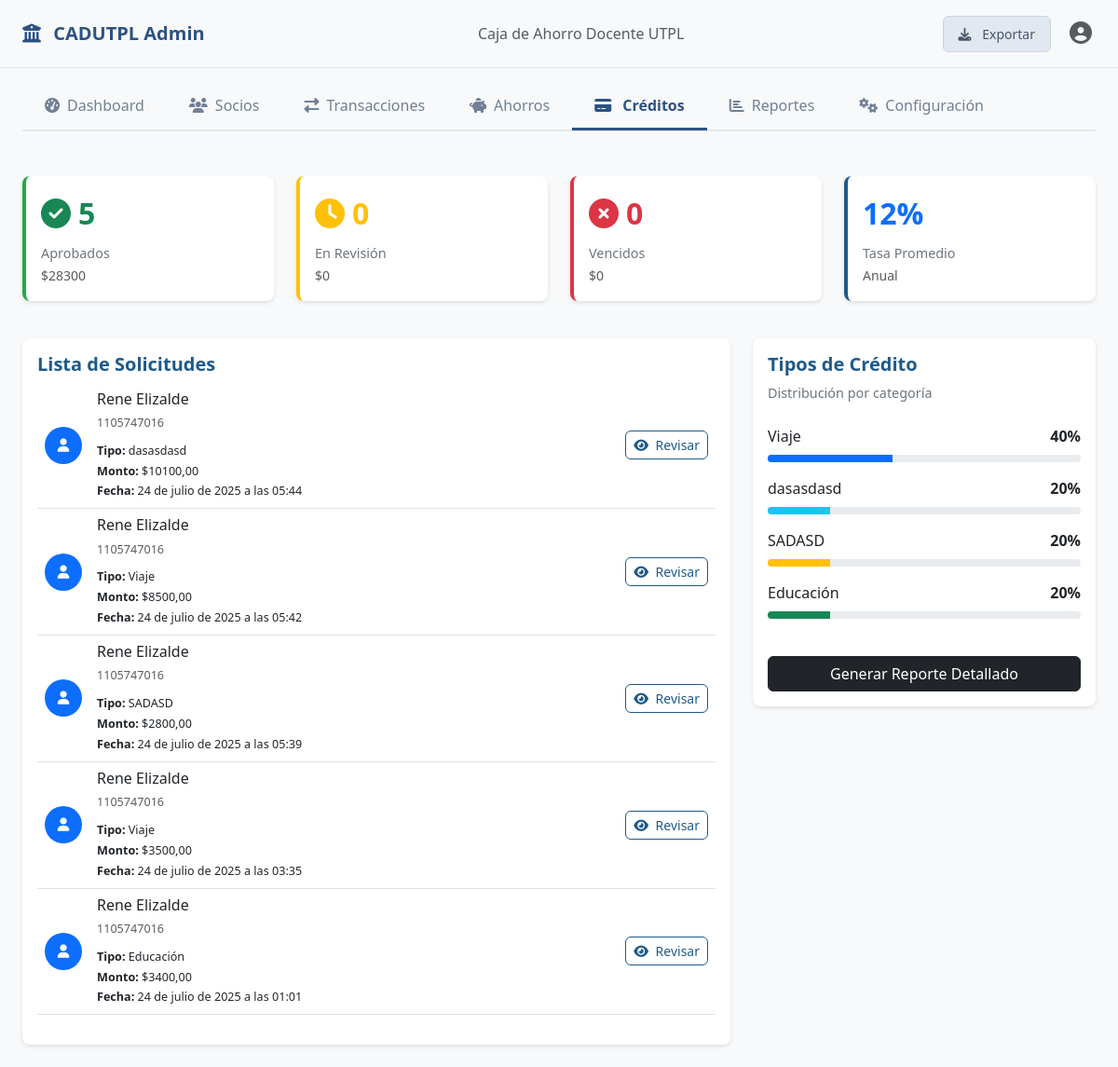
The page /credits/admin/ (signed in) on the database its author committed.
### credits/models.py (models this page shows, shortened)
class Credit(models.Model):
    STATUS_CHOICES = (
        ('pending', 'Pendiente'),
        ('approved', 'Aprobado'),
        ('rejected', 'Rechazado'),
        ('paid', 'Pagado'),
        ('defaulted', 'Incumplido'),
    )
    TERM_CHOICES = (
        (12, '12 meses'),
        (24, '24 meses'),
        (36, '36 meses'),
        (48, '48 meses'),
    )
    wallet = models.ForeignKey(Wallet, on_delete=models.CASCADE, related_name='credits')
    amount = models.DecimalField(max_digits=10, decimal_places=2)
    interest_rate = models.DecimalField(max_digits=5, decimal_places=2)
    term = models.IntegerField(choices=TERM_CHOICES)  # Plazo en meses
    purpose = models.CharField(max_length=255, blank=True, null=True)
    estimated_monthly_payment = models.DecimalField(max_digits=10, decimal_places=2)
    status = models.CharField(max_length=20, choices=STATUS_CHOICES, default='pending')
    created_at = models.DateTimeField(auto_now_add=True)
    updated_at = models.DateTimeField(auto_now=True)

### wallets/models.py (models this page shows, shortened)
class Wallet(models.Model):
    user = models.OneToOneField(CustomUser, on_delete=models.CASCADE, related_name='wallet')
    balance = models.DecimalField(max_digits=10, decimal_places=2, default=0)
    total_credit_line = models.DecimalField(max_digits=10, decimal_places=2, default=2000)
    available_credit = models.DecimalField(max_digits=10, decimal_places=2, default=2000)
    created_at = models.DateTimeField(auto_now_add=True)
    updated_at = models.DateTimeField(auto_now=True)

### users/models.py (models this page shows, shortened)
class CustomUser(AbstractUser):
    username = models.CharField(
        max_length=150,
        unique=True,
        verbose_name="Nombre de usuario",
        null=True,
        blank=True,  # Permite que sea opcional para los usuarios normales
    )
    email = models.EmailField(unique=True)
    phone = models.CharField(max_length=15, blank=True, null=True)
    document_type = models.CharField(
        max_length=20,
        choices=[("CEDULA", "CEDULA"), ("RUC", "RUC"), ("PASSPORT", "Pasaporte")],
    )
    document_number = models.CharField(max_length=20)
    reference_number = models.CharField(max_length=100, unique=True, default=uuid.uuid4)
    address = models.CharField(max_length=255, blank=True)
    profile_picture = models.ImageField(
        upload_to="profile_pictures/", blank=True, null=True
    )
    account_balance = models.DecimalField(max_digits=10, decimal_places=2, default=0)
    is_verified = models.BooleanField(default=False)
    preferred_currency = models.CharField(max_length=3, default="USD")
    preferred_language = models.CharField(max_length=2, default="es")
    created_at = models.DateTimeField(auto_now_add=True)
    updated_at = models.DateTimeField(auto_now=True)
    USERNAME_FIELD = "email"  # El email sigue siendo el identificador único
    REQUIRED_FIELDS = [
        "username"
    ]  # Hacer que username sea requerido para superusuarios
    objects = CustomUserManager()  # Asignar el manager personalizado
    class Meta:
        db_table = "custom_users"

### credits/views.py (the view)
# urls.py: path('admin/', views.admin_credit_list, name='admin_credits'),
@login_required
def admin_credit_list(request):
    approved_credits = Credit.objects.filter(status='approved')
    approved_count = approved_credits.count()
    approved_sum = approved_credits.aggregate(Sum('amount'))['amount__sum'] or 0
    pending_credits = Credit.objects.filter(status='pending')
    pending_count = pending_credits.count()
    pending_sum = pending_credits.aggregate(Sum('amount'))['amount__sum'] or 0
    defaulted_credits = Credit.objects.filter(status='defaulted')
    defaulted_count = defaulted_credits.count()
    defaulted_sum = defaulted_credits.aggregate(Sum('amount'))['amount__sum'] or 0
    average_interest_rate = Credit.objects.aggregate(Avg('interest_rate'))['interest_rate__avg'] or 0
    pending_applications = Credit.objects.filter(status='pending').order_by('-created_at')
    total_credits = Credit.objects.exclude(purpose__isnull=True).exclude(purpose__exact='').count()
    credit_type_distribution = Credit.objects.exclude(purpose__isnull=True).exclude(purpose__exact='').values('purpose').annotate(count=Count('purpose')).order_by('-count')
    credit_types_data = []
    if total_credits > 0:
        for item in credit_type_distribution:
            percentage = (item['count'] * 100) / total_credits
            credit_types_data.append({
                'purpose': item['purpose'],
                'count': item['count'],
                'percentage': round(percentage, 2)
            })
    context = {
        'approved_count': approved_count,
        'approved_sum': approved_sum,
        'pending_count': pending_count,
        'pending_sum': pending_sum,
        'defaulted_count': defaulted_count,
        'defaulted_sum': defaulted_sum,
        'average_interest_rate': average_interest_rate,
        'pending_applications': pending_applications,
        'credit_types_data': credit_types_data,
        'credits': Credit.objects.all().order_by('-created_at'),
    }
    return render(request, 'credits/manage_credits.html', context)

### credits/templates/credits/manage_credits.html (shortened to what this page needs)
<!DOCTYPE html>
<html lang="es">
<head>
    <link href="https://cdnjs.cloudflare.com/ajax/libs/bootstrap/5.3.0/css/bootstrap.min.css" rel="stylesheet">
    <link href="https://cdnjs.cloudflare.com/ajax/libs/font-awesome/6.4.0/css/all.min.css" rel="stylesheet">
</head>
<body>
{% include 'navbar.html' %}
{% include 'tabs_menu.html' %}
<div class="container-fluid px-4 main-content">
    {% block content %}
        <div class="row mb-4">
            <div class="col-md-3 mb-3">
                <div class="card stats-card success">
                    <div class="card-body">
                        <div class="d-flex align-items-center">
                            <div class="flex-grow-1">
                                <div class="stats-number text-success">
                                    <i class="fas fa-check-circle me-2"></i>{{ approved_count }}
                                </div>
                                <p class="stats-label">Aprobados</p>
                                <small class="text-muted">${{ approved_sum }}</small>
                            </div>
                        </div>
                    </div>
                </div>
            </div>
            <div class="col-md-3 mb-3">
                <div class="card stats-card warning">
                    <div class="card-body">
                        <div class="d-flex align-items-center">
                            <div class="flex-grow-1">
                                <div class="stats-number text-warning">
                                    <i class="fas fa-clock me-2"></i>{{ pending_count }}
                                </div>
                                <p class="stats-label">En Revisión</p>
                                <small class="text-muted">${{ pending_sum }}</small>
                            </div>
                        </div>
                    </div>
                </div>
            </div>
            <div class="col-md-3 mb-3">
                <div class="card stats-card danger">
                    <div class="card-body">
                        <div class="d-flex align-items-center">
                            <div class="flex-grow-1">
                                <div class="stats-number text-danger">
                                    <i class="fas fa-times-circle me-2"></i>{{ defaulted_count }}
                                </div>
                                <p class="stats-label">Vencidos</p>
                                <small class="text-muted">${{ defaulted_sum }}</small>
                            </div>
                        </div>
                    </div>
                </div>
            </div>
            <div class="col-md-3 mb-3">
                <div class="card stats-card info">
                    <div class="card-body">
                        <div class="flex-grow-1">
                            <div class="stats-number text-primary">{{ average_interest_rate }}%</div>
                            <p class="stats-label">Tasa Promedio</p>
                            <small class="text-muted">Anual</small>
                        </div>
                    </div>
                </div>
            </div>
        </div>
        <div class="row">
            <div class="col-lg-8 mb-4">
                <div class="card section-card">
                    <div class="card-body">
                        <h5 class="section-title">Lista de Solicitudes</h5>
                        <div class="table-responsive">
                            <table class="table table-custom">
                                <tbody>
                                {% for c in credits %}
                                    <tr>
                                        <td>
                                            <div class="d-flex align-items-center">
                                                <div class="me-3">
                                                    <div class="bg-primary rounded-circle"
                                                         style="width: 40px; height: 40px; display: flex; align-items: center; justify-content: center;">
                                                        <i class="fas fa-user text-white"></i>
                                                    </div>
                                                </div>
                                                <div class="flex-grow-1">
                                                    <h6 class="mb-1">{{ c.wallet.user.first_name }} {{ c.wallet.user.last_name }}</h6>
                                                    <small class="text-muted">{{ c.wallet.user.document_number }}</small>
                                                    <div class="mt-2">
                                                        <small><strong>Tipo:</strong> {{ c.purpose}}</small><br>
                                                        <small><strong>Monto:</strong> ${{ c.amount }}</small><br>
                                                        <small><strong>Fecha:</strong> {{ c.created_at }}</small>
                                                    </div>
                                                </div>
                                                <div>
                                                    <a href="{% url 'admin_credit_review' c.id %}" class="btn btn-outline-primary-custom btn-sm">
                                                        <i class="fas fa-eye me-1"></i>
                                                        Revisar
                                                    </a>
                                                </div>
                                            </div>
                                        </td>
                                    </tr>
                                {% endfor %}
                                </tbody>
                            </table>
                        </div>
                    </div>
                </div>
            </div>
            <div class="col-lg-4 mb-4">
                <div class="card section-card">
                    <div class="card-body">
                        <h5 class="section-title">Tipos de Crédito</h5>
                        <p class="section-subtitle">Distribución por categoría</p>
                        <div id="credit-types-container">
                        </div>
                        <button class="btn btn-dark w-100 mt-4" id="generate-report-btn">
                            Generar Reporte Detallado
                        </button>
                    </div>
                </div>
            </div>
        </div>
    {% endblock %}
</div>
</body>
</html>

### templates/menu_styles.html (style rules this page uses)
body { background-color: #f7fafc; font-family: -apple-system, BlinkMacSystemFont, 'Segoe UI', Roboto, sans-serif; }
.container-fluid { max-width: 1400px; }
.main-content { min-height: calc(100vh - 200px); padding-top: 2rem; }

### credits/templates/credits/manage_credits.html (style rules this page uses)
:root { --primary-color: #1e5a8a; --primary-light: #2980b9; --success-color: #28a745; --warning-color: #ffc107; --danger-color: #dc3545; --light-bg: #f8f9fa; --border-color: #dee2e6; }
body { background-color: var(--light-bg); font-family: 'Segoe UI', Tahoma, Geneva, Verdana, sans-serif; }
.stats-card { border: none; border-radius: 8px; box-shadow: 0 2px 4px rgba(0, 0, 0, 0.1); transition: transform 0.2s; }
.stats-card.success { border-left: 4px solid var(--success-color); }
.stats-card.warning { border-left: 4px solid var(--warning-color); }
.stats-card.danger { border-left: 4px solid var(--danger-color); }
.stats-card.info { border-left: 4px solid var(--primary-color); }
.stats-number { font-size: 2rem; font-weight: bold; margin-bottom: 0.5rem; }
.stats-label { color: #6c757d; font-size: 0.9rem; margin: 0; }
.section-card { background: white; border-radius: 8px; box-shadow: 0 2px 4px rgba(0, 0, 0, 0.1); border: none; }
.section-title { font-size: 1.25rem; font-weight: 600; color: var(--primary-color); margin-bottom: 0.5rem; }
.section-subtitle { color: #6c757d; font-size: 0.9rem; margin-bottom: 1.5rem; }
.btn-outline-primary-custom { color: var(--primary-color); border-color: var(--primary-color); border-radius: 6px; }
.table-custom { font-size: 0.9rem; }

### rows shown on the page
Credit: wallet.user.first_name "Rene", wallet.user.last_name "Elizalde", wallet.user.document_number "1105747016", purpose "dasasdasd", amount "10100,00", created_at "24 de julio de 2025 a las 05:44"
Credit: wallet.user.first_name "Rene", wallet.user.last_name "Elizalde", wallet.user.document_number "1105747016", purpose "Viaje", amount "8500,00", created_at "24 de julio de 2025 a las 05:42"
Credit: wallet.user.first_name "Rene", wallet.user.last_name "Elizalde", wallet.user.document_number "1105747016", purpose "SADASD", amount "2800,00", created_at "24 de julio de 2025 a las 05:39"
Credit: wallet.user.first_name "Rene", wallet.user.last_name "Elizalde", wallet.user.document_number "1105747016", purpose "Viaje", amount "3500,00", created_at "24 de julio de 2025 a las 03:35"
Credit: wallet.user.first_name "Rene", wallet.user.last_name "Elizalde", wallet.user.document_number "1105747016", purpose "Educación", amount "3400,00", created_at "24 de julio de 2025 a las 01:01"

### other values the page prints
{{ approved_count }} "5"
{{ approved_sum }} "28300"
{{ pending_count }} "0"
{{ pending_sum }} "0"
{{ defaulted_count }} "0"
{{ defaulted_sum }} "0"
{{ average_interest_rate }} "12"
